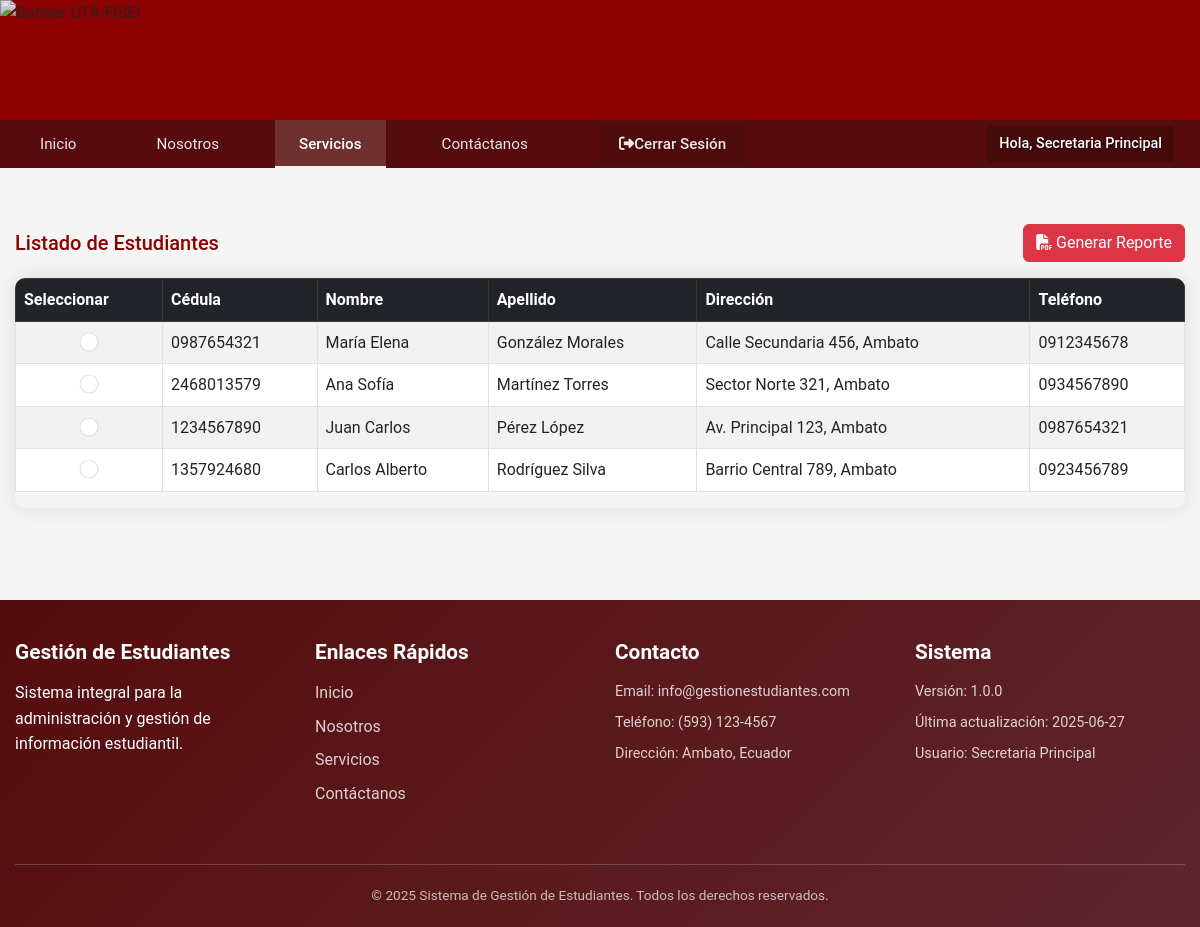
/dashboard.php (signed in), run on the app's committed database.
### tables this page shows
CREATE TABLE estudiantes (
    cedula VARCHAR(10) PRIMARY KEY,
    nombre VARCHAR(100) NOT NULL,
    apellido VARCHAR(100) NOT NULL,
    direccion TEXT,
    telefono VARCHAR(20),
    usuario_creador_id INT NOT NULL,
    fecha_creacion TIMESTAMP DEFAULT CURRENT_TIMESTAMP,
    fecha_actualizacion TIMESTAMP NULL ON UPDATE CURRENT_TIMESTAMP,
    FOREIGN KEY (usuario_creador_id) REFERENCES usuarios(id)
);

### dashboard.php (the view, shortened to what this page needs)
<?php
include 'includes/header.php';
include 'includes/nav.php';
function mostrarTablaEstudiantes()
{
    try {
        $pdo = getConnection();
        $stmt = $pdo->query('SELECT cedula, nombre, apellido, direccion, telefono FROM estudiantes ORDER BY apellido, nombre');
        $estudiantes = $stmt->fetchAll();
    } catch (Exception $e) {
        echo '<div class="alert alert-danger">Error al obtener estudiantes: ' . htmlspecialchars($e->getMessage()) . '</div>';
        return;
    }
    $isAdmin = isset($_SESSION['user_type']) && $_SESSION['user_type'] === 'ADMIN';
    echo '<div class="d-flex justify-content-between align-items-center mb-3">';
    echo '<h5 class="mb-0">Listado de Estudiantes</h5>';
    if ($isAdmin) {
        echo '<div class="btn-group" role="group">';
        echo '<a href="students/create.php" class="btn btn-success"><i class="fas fa-user-plus"></i> Agregar Estudiante</a>';
        echo '<button id="generateReportBtn" class="btn btn-danger ms-2"><i class="fas fa-file-pdf"></i> Generar Reporte</button>';
        echo '</div>';
    } else {
        echo '<div class="btn-group" role="group">';
        echo '<button id="generateReportBtn" class="btn btn-danger"><i class="fas fa-file-pdf"></i> Generar Reporte</button>';
        echo '</div>';
    }
    echo '</div>';
    echo '<div class="table-responsive">';
    echo '<table class="table table-striped table-bordered align-middle" id="estudiantesTable">';
    echo '<thead class="table-dark"><tr>';
    echo '<th>Seleccionar</th>';
    echo '<th>Cédula</th><th>Nombre</th><th>Apellido</th><th>Dirección</th><th>Teléfono</th>';
    echo '</tr></thead><tbody>';
    if (empty($estudiantes)) {
        $colspan = $isAdmin ? 7 : 6;
        echo '<tr><td colspan="' . $colspan . '" class="text-center">No hay estudiantes registrados.</td></tr>';
    } else {
        foreach ($estudiantes as $est) {
            $cedula = htmlspecialchars($est['cedula']);
            echo '<tr class="student-row" data-cedula="' . $cedula . '">';
            echo '<td class="text-center">';
            echo '<input type="radio" name="student_select" value="' . $cedula . '" class="form-check-input student-radio" data-cedula="' . $cedula . '" style="transform: scale(1.2);">';
            echo '</td>';
            echo '<td>' . $cedula . '</td>';
            echo '<td>' . htmlspecialchars($est['nombre']) . '</td>';
            echo '<td>' . htmlspecialchars($est['apellido']) . '</td>';
            echo '<td>' . htmlspecialchars($est['direccion']) . '</td>';
            echo '<td>' . htmlspecialchars($est['telefono']) . '</td>';
            echo '</tr>';
        }
    }
    echo '</tbody></table></div>';
}
?>
<main class="services-main">
    <div class="container mt-4">
        <?php mostrarTablaEstudiantes(); ?>
    </div>
</main>
<?php include 'includes/footer.php'; ?>

### assets/css/uta-theme.css (style rules this page uses)
:root { --uta-primary: #8B0000; --uta-secondary: #4A0404; --uta-accent: #D4AF37; --uta-light: #F5F5F5; --uta-dark: #2C2C2C; }
body { margin: 0; padding: 0; font-family: 'Segoe UI', Tahoma, Geneva, Verdana, sans-serif; background-color: var(--uta-light, #f5f5f5); }
.container { max-width: 1200px; margin: 0 auto; padding: 0 15px; }
* { box-sizing: border-box; }
.services-main { padding: 2rem 0; }

### assets/css/header-style.css (style rules this page uses)
body { font-family: 'Roboto', sans-serif; line-height: 1.6; }
h1, h2, h3, h4, h5, h6 { color: var(--uta-primary); margin-bottom: 1rem; }

### assets/css/navbar-style.css (style rules this page uses)
body { margin: 0; padding: 0; }

### dashboard.php (style rules this page uses)
.table-responsive { border-radius: 10px; overflow: hidden; box-shadow: 0 0 20px rgba(0,0,0,0.1); }
.student-radio { cursor: pointer; }

### data on the page
estudiantes: cedula "0987654321", nombre "María Elena", apellido "González Morales", direccion "Calle Secundaria 456, Ambato", telefono "0912345678"
estudiantes: cedula "2468013579", nombre "Ana Sofía", apellido "Martínez Torres", direccion "Sector Norte 321, Ambato", telefono "0934567890"
estudiantes: cedula "1234567890", nombre "Juan Carlos", apellido "Pérez López", direccion "Av. Principal 123, Ambato", telefono "0987654321"
estudiantes: cedula "1357924680", nombre "Carlos Alberto", apellido "Rodríguez Silva", direccion "Barrio Central 789, Ambato", telefono "0923456789"

### other printed values
$_SESSION['user_name'] "Secretaria Principal"
